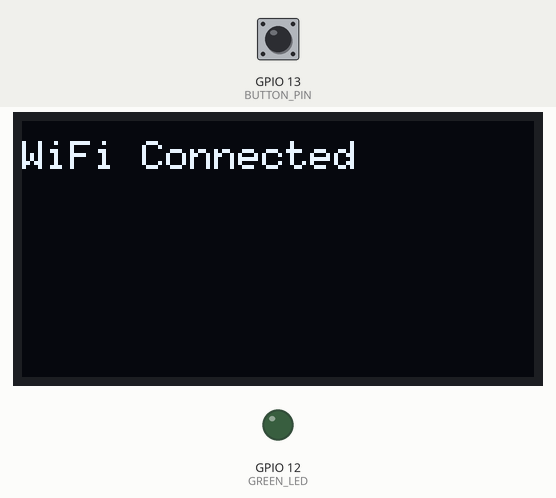
This sketch was run on a simulated ESP32. Parts: 128×64 one-colour display, output pins drawn as LEDs (lit = HIGH). Inputs (shaded band) come from the test bench; at power-on: GPIO 13 (BUTTON_PIN) HIGH. WiFi joins after 1.5 s; servers stay silent unless stated; uploads are accepted with an empty reply; the local clock reads 2024-03-15 10:24:30 at power-on unless the sketch sets it; the camera gives no picture.

Above: at 1.7 s.
At 4.9 s:
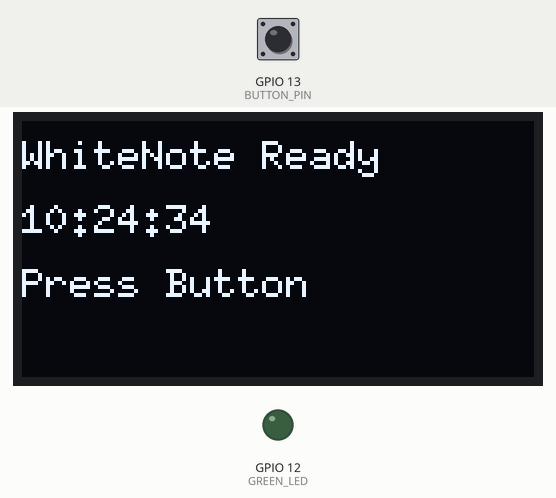
5.0 s: GPIO 13 (BUTTON_PIN) pulled LOW for 0.15 s
At 5.8 s:
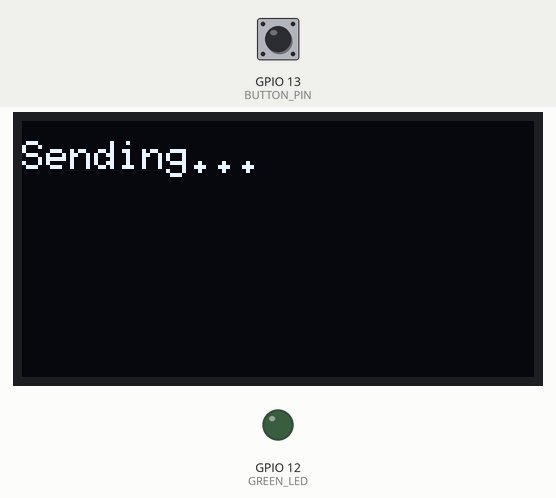
At 8.0 s:
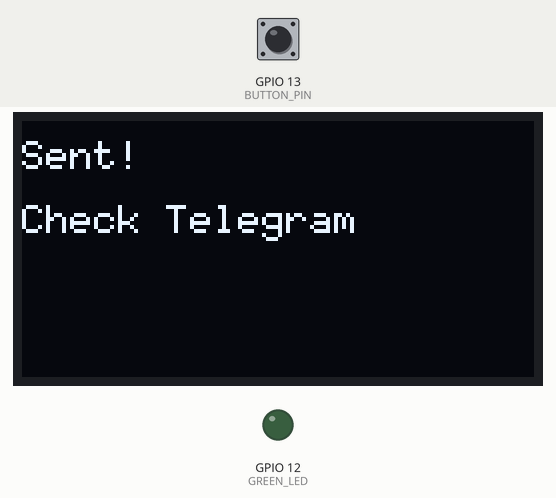
Timing chart, 0 to 9.5 s (numbered marks = the images above; inputs shaded):
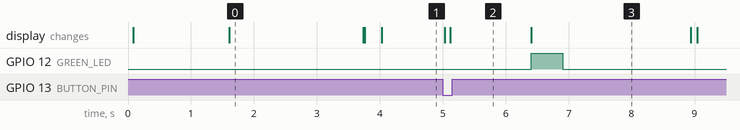

The sketch:

WhiteNote.ino
```cpp
#include "esp_camera.h"
#include <WiFi.h>
#include <WiFiClientSecure.h>
#include <Wire.h>
#include <U8g2lib.h>
#include <RTClib.h>

// OLED
U8G2_SH1106_128X64_NONAME_F_SW_I2C u8g2(U8G2_R0, 15, 14, U8X8_PIN_NONE);

// RTC
TwoWire I2C_RTC = TwoWire(1);
RTC_DS3231 rtc;

// WiFi
const char* ssid = "AirFiber-kNG33X";
const char* password = "Alchemy201@";
const char* host = "monthly-equivocal-rover.ngrok-free.dev";

// Pins
#define BUTTON_PIN 13
#define GREEN_LED 12
// #define RED_LED 2

bool lastState = HIGH;

// OLED helper
void showOLED(const char* l1, const char* l2 = "", const char* l3 = "") {
  u8g2.clearBuffer();
  u8g2.setFont(u8g2_font_6x10_tf);
  u8g2.drawStr(0, 12, l1);
  u8g2.drawStr(0, 28, l2);
  u8g2.drawStr(0, 44, l3);
  u8g2.sendBuffer();
}

// CAMERA SETUP (YOUR FINAL OPTIMIZED)
void setupCamera() {
  camera_config_t config;

  config.ledc_channel = LEDC_CHANNEL_0;
  config.ledc_timer = LEDC_TIMER_0;
  config.xclk_freq_hz = 10000000;
  config.pixel_format = PIXFORMAT_JPEG;

  config.pin_d0 = 5;
  config.pin_d1 = 18;
  config.pin_d2 = 19;
  config.pin_d3 = 21;
  config.pin_d4 = 36;
  config.pin_d5 = 39;
  config.pin_d6 = 34;
  config.pin_d7 = 35;

  config.pin_xclk = 0;
  config.pin_pclk = 22;
  config.pin_vsync = 25;
  config.pin_href = 23;

  config.pin_sccb_sda = 26;
  config.pin_sccb_scl = 27;

  config.pin_pwdn = 32;
  config.pin_reset = -1;

  config.frame_size = FRAMESIZE_VGA;
  config.jpeg_quality = 8;
  config.fb_count = 1;

  esp_camera_init(&config);

  sensor_t * s = esp_camera_sensor_get();

  s->set_vflip(s, 1);
  s->set_hmirror(s, 0);

  s->set_brightness(s, -1);
  s->set_contrast(s, 3);
  s->set_saturation(s, -2);

  s->set_sharpness(s, 3);
  s->set_denoise(s, 0);

  s->set_gain_ctrl(s, 1);
  s->set_exposure_ctrl(s, 1);
  s->set_aec2(s, 0);
  s->set_ae_level(s, -1);

  s->set_whitebal(s, 1);
  s->set_awb_gain(s, 1);
  s->set_wb_mode(s, 0);

  // warmup
  for (int i = 0; i < 5; i++) {
    camera_fb_t* f = esp_camera_fb_get();
    if (f) esp_camera_fb_return(f);
    delay(100);
  }
}

// SETUP
void setup() {
  Serial.begin(115200);

  pinMode(BUTTON_PIN, INPUT_PULLUP);
  pinMode(GREEN_LED, OUTPUT);
  // pinMode(RED_LED, OUTPUT);

  u8g2.begin();
  showOLED("Booting...", "", "");

  I2C_RTC.begin(3, 1, 100000);
  rtc.begin(&I2C_RTC);

  WiFi.begin(ssid, password);
  showOLED("Connecting WiFi", "", "");

  while (WiFi.status() != WL_CONNECTED) {
    delay(500);
  }

  showOLED("WiFi Connected", "", "");

  setupCamera();
  delay(1000);

  showOLED("Ready", "Press Button", "");
}

// LOOP
void loop() {
  DateTime now = rtc.now();

  char timebuf[16];
  sprintf(timebuf, "%02d:%02d:%02d", now.hour(), now.minute(), now.second());

  showOLED("WhiteNote Ready", timebuf, "Press Button");

  bool current = digitalRead(BUTTON_PIN);

  if (lastState == HIGH && current == LOW) {

    showOLED("Capturing...", "", "");

    camera_fb_t * fb = esp_camera_fb_get();

    if (!fb) {
      showOLED("Camera Failed", "", "");
      // digitalWrite(RED_LED, HIGH);
      delay(500);
      // digitalWrite(RED_LED, LOW);
      return;
    }

    showOLED("Sending...", "", "");

    WiFiClientSecure client;
    client.setInsecure();

    if (!client.connect(host, 443)) {
      showOLED("Conn Failed", "", "");
      // digitalWrite(RED_LED, HIGH);
      delay(500);
      // digitalWrite(RED_LED, LOW);
      esp_camera_fb_return(fb);
      return;
    }

    client.println("POST /esp/ HTTP/1.1");
    client.print("Host: ");
    client.println(host);
    client.println("Content-Type: application/octet-stream");
    client.print("Content-Length: ");
    client.println(fb->len);
    client.println("Connection: close");
    client.println();

    uint8_t *buf = fb->buf;
    size_t len = fb->len;

    for (size_t i = 0; i < len; i += 512) {
      size_t chunk = (i + 512 < len) ? 512 : len - i;
      client.write(buf + i, chunk);
    }

    while (client.connected()) {
      String line = client.readStringUntil('\n');
      if (line == "\r") break;
    }

    String response = client.readString();

    showOLED("Sent!", "Check Telegram", "");

    digitalWrite(GREEN_LED, HIGH);
    delay(500);
    digitalWrite(GREEN_LED, LOW);

    client.stop();
    esp_camera_fb_return(fb);

    delay(2000);
  }

  lastState = current;
}
```

Measured:
- after the input at 5.0 s, GPIO 12 (GREEN_LED): LOW → HIGH after 1.4 s, → LOW 0.50 s later; the display: first changes at once (image 2 shows a later state)
- what the display in image 0 shows lasts 2.1 s, from 1.6 s to 3.7 s
